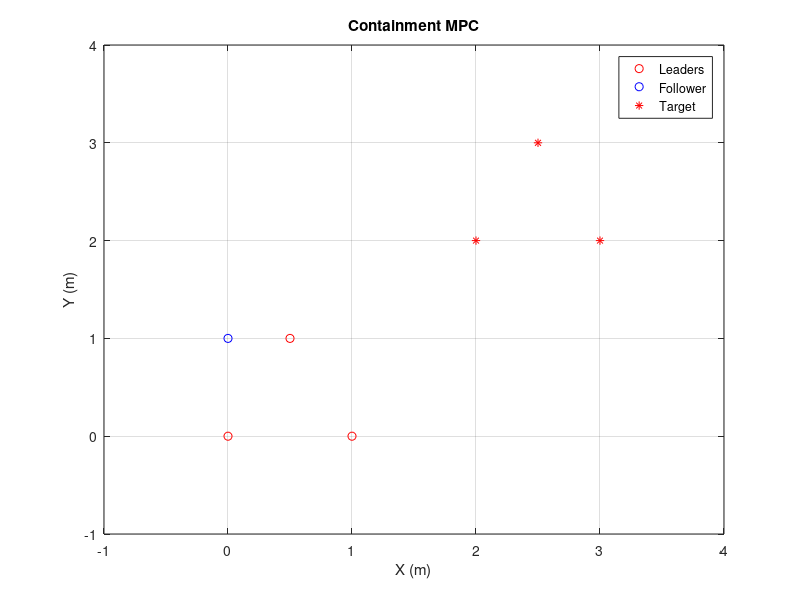

The MATLAB source for this figure: (Note: this script raises an error after producing the figure.)
% Skeleton code for new MPC design
% Purpose: Achieve target position (or formation) while maintaining containment
% Based on this code, let's practice and develop our method.

%% Initialization
% Parameters
dt = 0.1;                   % sampling time (unit: second)

% State of robots
% Here, we consider position values as state, but it will be pose (position + heading angle) later.
% The number of leaders and followers can be increased later.
state_L1 = [0.0 0.0]';      % state of leader 1 (unit: meter)
state_L2 = [1.0 0.0]';      % state of leader 2
state_L3 = [0.5 1.0]';      % state of leader 3
state_F1 = [0.0 1.0]';      % state of follower 1, initially it is outside of the convex hull.

% Target State of robots
% Here, we consider that target positions for leader robots are known.
% If we assume that other values are given to leader robots (e.g. distance between leaders), the variables below would be changed.
state_ref_L1 = [2.0 2.0]';
state_ref_L2 = [3.0 2.0]';
state_ref_L3 = [2.5 3.0]';

% Measurements for robots
% Here, we consider x and y displacement between each leader and follower as measurements.
delta_F1_L1 = state_F1 - state_L1;
delta_F1_L2 = state_F1 - state_L2;
delta_F1_L3 = state_F1 - state_L3;

% Control input for robots
% Here, we consider x and y velocities as control input, but it can be linear and angular velocities later.
ctrl_L1 = [0.0 0.0]';       % control input for leader 1 (unit: meter/second)
ctrl_L2 = [0.0 0.0]';       % control input for leader 2
ctrl_L3 = [0.0 0.0]';       % control input for leader 3
ctrl_F1 = [0.0 0.0]';       % control input for follower 1

%% Plotting initialization
figure();
ax = axes;
robot_L1 = plot(ax, state_L1(1), state_L1(2), 'ro'); hold on; grid on;
robot_L2 = plot(ax, state_L2(1), state_L2(2), 'ro');
robot_L3 = plot(ax, state_L3(1), state_L3(2), 'ro');
robot_F1 = plot(ax, state_F1(1), state_F1(2), 'bo');
robot_target_L1 = plot(ax, state_ref_L1(1), state_ref_L1(2), 'r*');
robot_target_L2 = plot(ax, state_ref_L2(1), state_ref_L2(2), 'r*');
robot_target_L3 = plot(ax, state_ref_L3(1), state_ref_L3(2), 'r*');
xlim([-1.0 4.0]); ylim([-1.0 4.0]);
xlabel('X (m)'); ylabel('Y (m)');
legend([robot_L1 robot_F1 robot_target_L1], {'Leaders', 'Follower', 'Target'});
title('Containment MPC');

%% Simulation
num_iteration = 100;        % the number of iteration. You may change this value.
for i = 1:num_iteration
    % Measurements
    delta_F1_L1 = state_F1 - state_L1;
    delta_F1_L2 = state_F1 - state_L2;
    delta_F1_L3 = state_F1 - state_L3;
    
    % Design controller (ctrl_L1 ~ L3 and F1)
    % Just freely design your controller first.
    % We will decide a method to be implemented precisely later.
%     ctrl_L1 = 
%     ctrl_L2 = 
%     ctrl_L3 = 
%     ctrl_F1 = 
    
    % Update state
    state_L1 = update_state(state_L1, ctrl_L1, dt);
    state_L2 = update_state(state_L2, ctrl_L2, dt);
    state_L3 = update_state(state_L3, ctrl_L3, dt);
    state_F1 = update_state(state_F1, ctrl_F1, dt);
    
    % Update plot
    robot_L1.XData = state_L1(1); robot_L1.YData = state_L1(2);
    robot_L2.XData = state_L2(1); robot_L2.YData = state_L2(2);
    robot_L3.XData = state_L3(1); robot_L3.YData = state_L3(2);
    robot_F1.XData = state_F1(1); robot_F1.YData = state_F1(2);
    drawnow;
end

function output = update_state(state, ctrl, sampling_time)
    output = state + ctrl * sampling_time;
end
